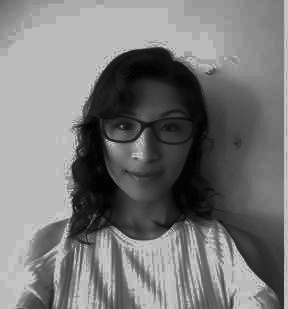
#> input picture filtros 2/ximeequ.jpg, 288 x 309 px
$ python maim.py
#> lines starting #> are read from the running program, lines starting #| are printed output that depends on the picture
#> further down, img is the input picture: shape (309, 288); min 0, max 205, mean 120.3
import math
import matplotlib.pyplot as plt; plt.rcdefaults()
import numpy as np
import matplotlib.pyplot as plt
import numpy as np
from PIL import Image
import cv2 as cv

# [55 lines left out: functions remodificarValue, laplace, roberts, not called in this run]


def sobel(img):
    rows, cols = img.shape[:2]
#> rows = 309; cols = 288

    Gx = img.copy()
    Gy = img.copy()

    for i in range(1, rows-1):
        for j in range(1, cols-1):
            val = int(img[i-1][j-1]) - int(img[i-1][j+1]) + 2*int(img[i][j-1]) - 2*int(img[i][j+1]) + int(img[i+1][j-1]) - int(img[i+1][j+1])
            if(val < 0): val = 0
            elif( val >254 ): val = 254
            Gx[i][j] = val
            val2 = int(img[i-1][j-1]) - int(img[i+1][j-1]) + 2*int(img[i-1][j]) - 2*int(img[i+1][j]) + int(img[i-1][j+1]) - int(img[i+1][j+1])
            if(val2 < 0): val2 = 0
            elif( val2 >254 ): val2 = 254
            Gy[i][j] = val2
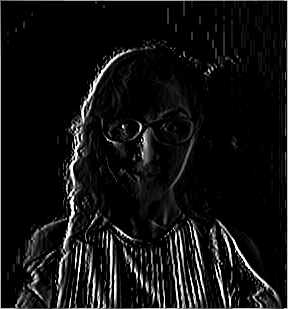
#> Gx: shape (309, 288); min 0, max 254, mean 18
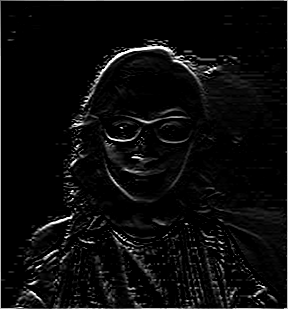
#> Gy: shape (309, 288); min 0, max 254, mean 11.7

    new_image = Gx + Gy
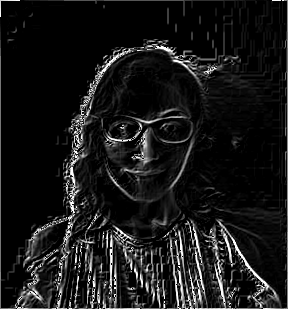
#> new_image: shape (309, 288); min 0, max 255, mean 24
    cv.imshow('Sobel', new_image)
    cv.waitKey()

# [20 lines left out: function prewitt, not called in this run]

if __name__ == '__main__':
    img = cv.imread('ximeequ.jpg', cv.IMREAD_GRAYSCALE)
    cv.imshow('Origi', img)
    cv.waitKey()

    #laplace(img)
    #roberts(img)
    sobel(img)
    #prewitt(img)
